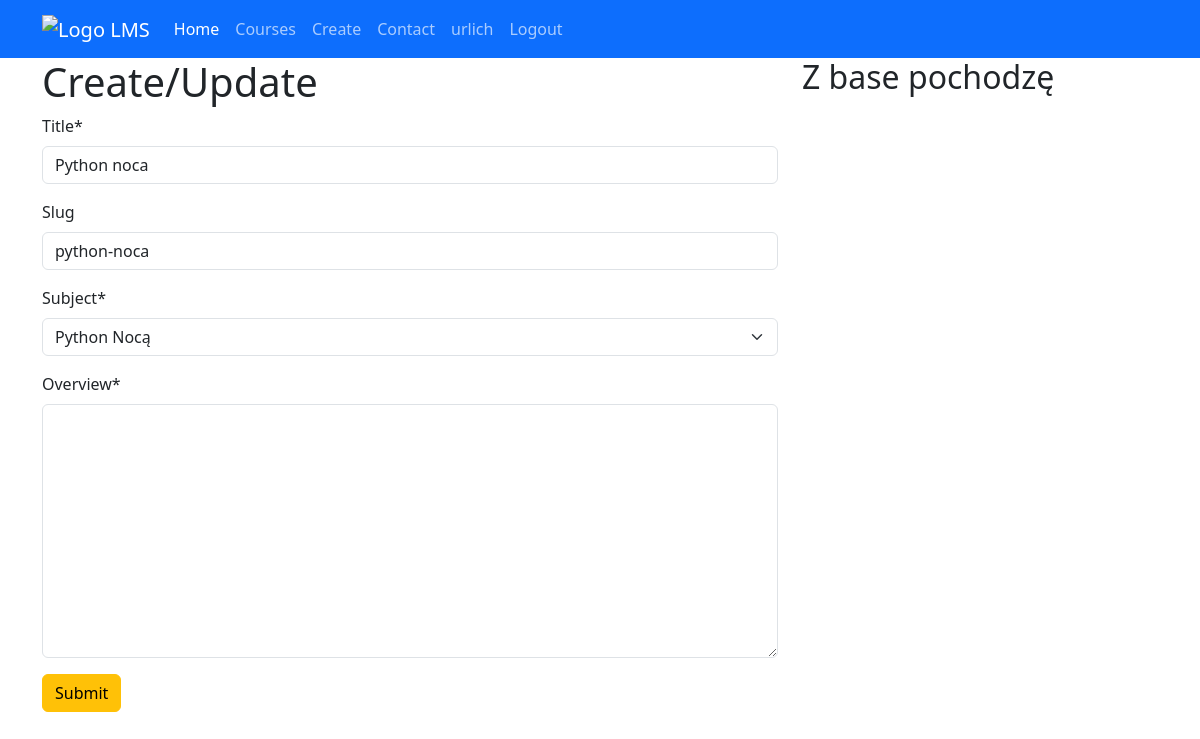
The app's page /courses/update/3 (signed in) with its own data.
### users/models.py (models this page shows, shortened)
class Account(AbstractBaseUser, PermissionsMixin):
    email = models.EmailField(max_length=60, unique=True, verbose_name="Email Address")
    fullname = models.CharField(max_length=30)
    is_instructor = models.BooleanField(default=False, blank=True)
    date_join = models.DateTimeField(auto_now_add=True, verbose_name="Date Joined")
    last_login = models.DateTimeField(auto_now=True, verbose_name="Last Login")
    is_active = models.BooleanField(default=False)
    is_staff = models.BooleanField(default=False)
    is_superuser = models.BooleanField(default=False)
    objects = AccountManager()
    USERNAME_FIELD = 'email'
    REQUIRED_FIELDS = ['fullname']

### courses/models.py (models this page shows, shortened)
class Course(models.Model):
    title = models.CharField(max_length=200)
    owner = models.ForeignKey(get_user_model(), on_delete=models.CASCADE,related_name='courses_creator')
    subject = models.ForeignKey('Subject', on_delete=models.CASCADE, related_name='courses')
    slug = models.SlugField(max_length=200, unique=True, blank=True)
    overview = models.TextField()
    created_at = models.DateTimeField(auto_now_add=True)
    students = models.ManyToManyField(get_user_model(), related_name='courses_students')
    course_image = models.ImageField(upload_to='courses')
    class Meta:
        ordering = ('-created_at',)

class Subject(models.Model):
    title = models.CharField(max_length=200)
    slug = models.SlugField(max_length=200, unique=True, blank=True)
    def __str__(self):
        return  self.title
    class Meta:
        ordering = ('title',)

### courses/views.py (the view, shortened to what this page needs)
# urls.py: path('update/<int:pk>', views.CourseUpdateView.as_view(), name='course-update'),
class CourseUpdateView(LoginRequiredMixin, OwnerRequiredMixin,UpdateView):
    model = models.Course
    fields = ('title', 'slug', 'subject', 'overview')
    template_name = 'courses/course_create.html'
    login_url = reverse_lazy('users:login')

### courses/permissions.py (called while the page is built)
    def dispatch(self,request, *args, **kwargs):
        course = self.get_queryset().get(pk=kwargs.get('pk'))
        if request.user != course.owner:
            return self.handle_no_permission()
        return super().dispatch(request, *args, **kwargs)

### courses/templates/courses/course_create.html (shortened to what this page needs)
{% extends 'base.html' %}
{% load crispy_forms_tags %}
{% block content %}
    <h1>Create/Update</h1>
    <form action="" method="POST" enctype="multipart/form-data">
        {{ form|crispy }}
        <button class="btn btn-warning" type="submit">Submit</button>
    </form>
{% endblock %}

### templates/partials/nav.html (shortened to what this page needs)
{% load static %}
<nav class="navbar navbar-expand-lg bg-primary" data-bs-theme="dark">
  <div class="container">
    <a class="navbar-brand" href="{% url 'home:home' %}">
        <img class="logo" src="{% static 'images/logo.svg' %}" alt="Logo LMS">
    </a>
    <div class="collapse navbar-collapse" id="navbarSupportedContent">
      <ul class="navbar-nav me-auto mb-2 mb-lg-0">
        <li class="nav-item">
          <a class="nav-link active" aria-current="page" href="{% url 'home:home' %}">Home</a>
        </li>
        <li class="nav-item">
          <a class="nav-link" href="{% url 'courses:course-list' %}">Courses</a>
        </li>
        <li class="nav-item">
          <a class="nav-link" href="{% url 'courses:course-create' %}">Create</a>
        </li>
        <li class="nav-item">
          <a class="nav-link" href="{% url 'home:contact' %}">Contact</a>
        </li>
        {% if user.is_authenticated %}
            <li class="nav-item">
                <a class="nav-link" href="">{{user.fullname}}</a>
            </li>
            <li class="nav-item">
                <a class="nav-link" href="{% url 'users:logout' %}">Logout</a>
            </li>
        {% endif %}
      </ul>
    </div>
  </div>
</nav>

### static/styles/main.css (style rules this page uses)
.logo { width: 50px; height: 50px; }

### records on screen
Account: fullname "urlich"
Course: title "Python noca", slug "python-noca", subject "Python Nocą"
